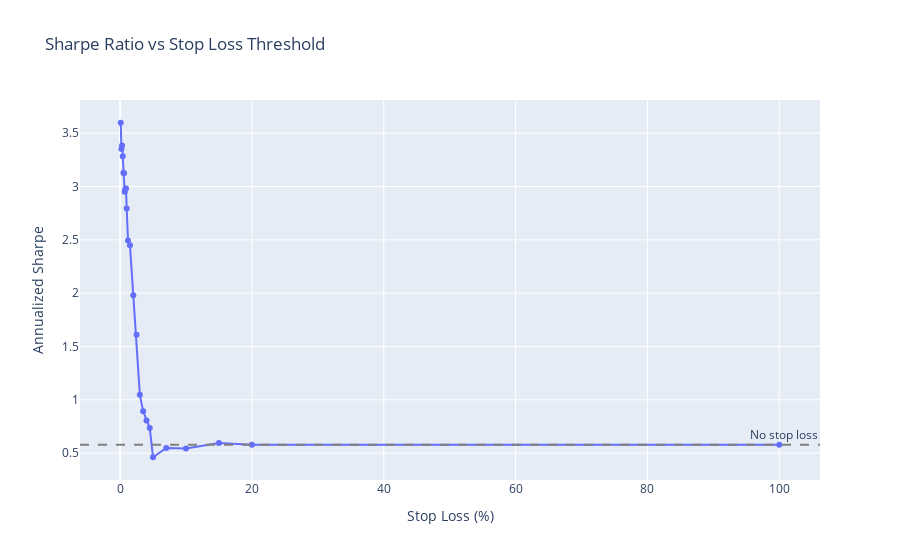

The cell this chart's notebook holds for it:
### Code cell
# ── Sharpe Ratio Sensitivity to Stop Loss ──────────
import plotly.express as px

stop_loss_values = [-0.001, -0.002, -0.003, -0.004, -0.005, -0.006, -0.007, -0.008, 
                    -0.009, -0.01, -0.012, -0.015, -0.02, -0.025, -0.03, -0.035,
                    -0.04, -0.045, -0.05, -0.07, -0.10, -0.15, -0.20, -1.0]
results = []

for sl in stop_loss_values:
    pnl_temp = pd.DataFrame(index=rets.index)
    
    # Momentum
    for n in lookback_days:
        signal = (price.pct_change(n).shift(1) > 0) * 2 - 1
        signal = pd.Series(signal.values, index=rets.index)
        signal = apply_min_hold(signal, min_hold)
        signal = apply_stop_loss(signal, rets, sl)
        scaled = signal * vol_scalar
        pnl_temp[f'{n}D_momentum'] = scaled * rets - tcost * scaled.diff().abs()

    # Mean reversion (no stop loss applied, same as your code)
    for n in lookback_days:
        signal = (price.pct_change(n).shift(1) > 0) * 2 - 1
        signal = -signal
        pnl_temp[f'{n}D_meanrev'] = signal * rets - tcost * signal.diff().abs()

    # MA crossover
    for fast, slow in ma_pairs:
        fast_ma = price.rolling(fast).mean()
        slow_ma = price.rolling(slow).mean()
        signal = (fast_ma.shift(1) > slow_ma.shift(1)) * 2 - 1
        signal = pd.Series(signal.values, index=rets.index)
        signal = apply_min_hold(signal, min_hold)
        signal = apply_stop_loss(signal, rets, sl)
        scaled = signal * vol_scalar
        pnl_temp[f'{fast}_{slow}_ma_cross'] = scaled * rets - tcost * scaled.diff().abs()

    # Run backtest
    bt_temp = WalkforwardBacktester(
        pnl_df=pnl_temp.dropna(),
        lookback_period='24M',
        rebalance_freq='3M'
    )
    port = bt_temp.run_backtest()
    
    # Compute Sharpe
    sharpe = port.mean() / port.std() * np.sqrt(252)
    in_market = (port != 0).mean()
    
    results.append({
        'stop_loss': abs(sl) * 100,    # show as positive %
        'sharpe': sharpe,
        'in_market': in_market
    })
    print(f"Stop loss: {sl:>7.2%} | Sharpe: {sharpe:.2f} | In market: {in_market:.1%}")

res_df = pd.DataFrame(results)

# Plot
fig = px.line(res_df, x='stop_loss', y='sharpe', markers=True,
              title='Sharpe Ratio vs Stop Loss Threshold',
              labels={'stop_loss': 'Stop Loss (%)', 'sharpe': 'Annualized Sharpe'})
fig.add_hline(y=res_df[res_df['stop_loss'] == 100]['sharpe'].values[0], 
              line_dash='dash', line_color='gray',
              annotation_text='No stop loss')
fig.show()

### Figure 1 — Plotly figure (JSON) as saved in the notebook; plotly's stock layout.template omitted (floating-point values rounded to 4 significant figures)
{"data": [{"hovertemplate": "Stop Loss (%)=%{x}<br>Annualized Sharpe=%{y}<extra></extra>", "legendgroup": "", "line": {"color": "#636efa", "dash": "solid"}, "marker": {"symbol": "circle"}, "mode": "lines+markers", "name": "", "orientation": "v", "showlegend": false, "type": "scatter", "x": [0.1, 0.2, 0.3, 0.4, 0.5, 0.6, 0.7, 0.8, 0.9, 1.0, 1.2, 1.5, 2.0, 2.5, 3.0, 3.5, 4.0, 4.5, 5.0, 7.0, 10.0, 15.0, 20.0, 100.0], "xaxis": "x", "y": [3.598, 3.353, 3.385, 3.285, 3.129, 3.124, 2.95, 2.976, 2.982, 2.794, 2.495, 2.448, 1.98, 1.609, 1.046, 0.8918, 0.8047, 0.7352, 0.4613, 0.5483, 0.5429, 0.5955, 0.578, 0.578], "yaxis": "y"}], "layout": {"annotations": [{"showarrow": false, "text": "No stop loss", "x": 1, "xanchor": "right", "xref": "x domain", "y": 0.578, "yanchor": "bottom", "yref": "y"}], "legend": {"tracegroupgap": 0}, "shapes": [{"line": {"color": "gray", "dash": "dash"}, "type": "line", "x0": 0, "x1": 1, "xref": "x domain", "y0": 0.578, "y1": 0.578, "yref": "y"}], "title": {"text": "Sharpe Ratio vs Stop Loss Threshold"}, "xaxis": {"anchor": "y", "domain": [0, 1], "title": {"text": "Stop Loss (%)"}}, "yaxis": {"anchor": "x", "domain": [0, 1], "title": {"text": "Annualized Sharpe"}}}}
